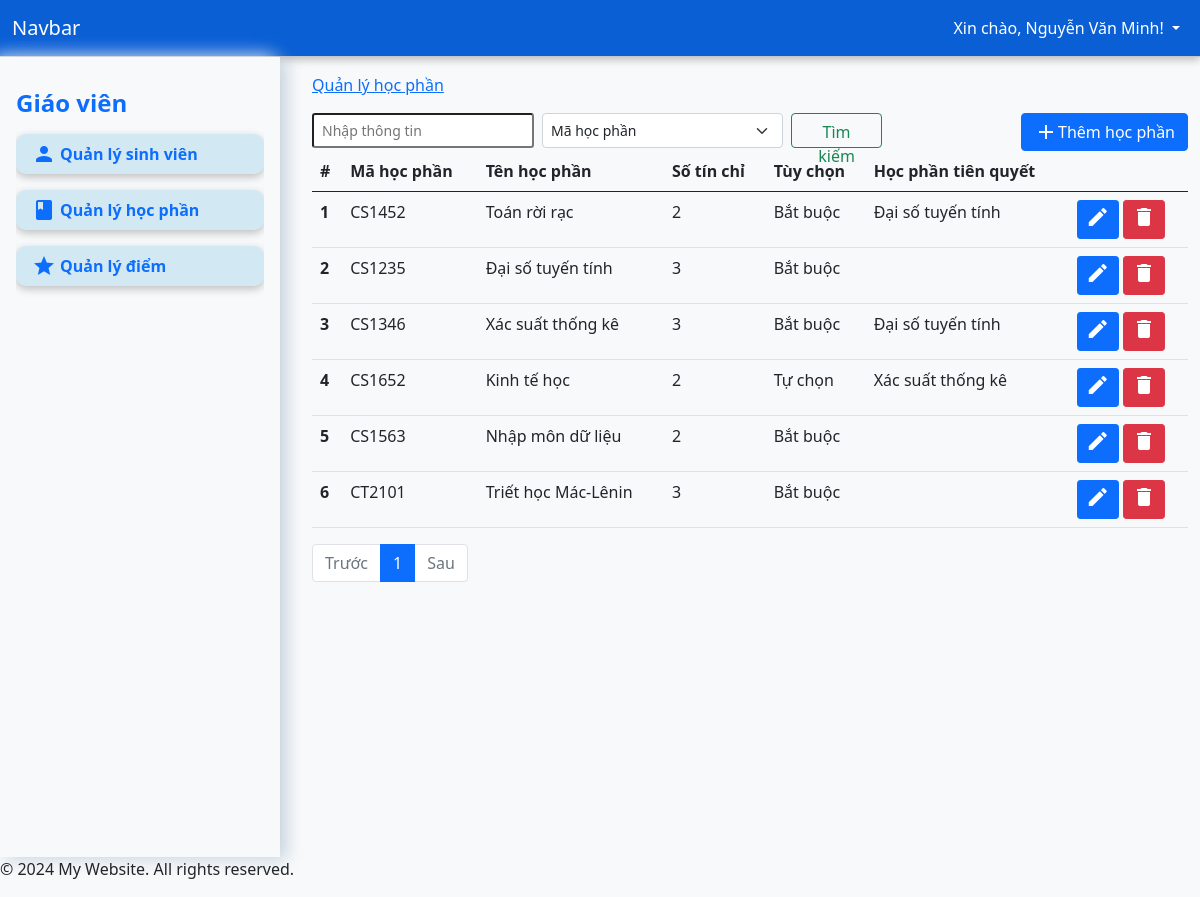
Page /?page=courses (signed in) on the committed database.
### tables this page shows
CREATE TABLE `courses` (
  `id` int(11) NOT NULL,
  `course_code` varchar(50) NOT NULL,
  `course_name` varchar(255) NOT NULL,
  `credits` int(11) NOT NULL,
  `optional` enum('Bắt buộc','Tự chọn') DEFAULT 'Bắt buộc',
  `pre_course` int(11) DEFAULT NULL
);

### app/controller/CourseController.php (called while the page is built, shortened)
<?php
class CourseController
{
    private $conn;
    public function __construct($conn)
    {
        $this->conn = $conn;
    }
    public function index($limit, $offset)
    {
        $query = "SELECT c.*, pre_c.course_name AS pre_course_name FROM courses c LEFT JOIN courses pre_c ON c.pre_course = pre_c.id".(($limit !== null && $offset !== null)?" LIMIT $limit OFFSET $offset":"");
        $result = mysqli_query($this->conn, $query);
        $courses = mysqli_fetch_all($result, MYSQLI_ASSOC);
        return $courses;
    }
    public function count()
    {
        $query = "SELECT COUNT(*) as total FROM courses";
        $result = mysqli_query($this->conn, $query);
        $row = mysqli_fetch_assoc($result);
        return $row['total'];
    }
}

### app/views/pages/courses.php (the view, shortened to what this page needs)
<?php
require_once "app/controller/CourseController.php";
$courseController = new CourseController($conn);
$page = isset($_GET['num']) ? (int)$_GET['num'] : 1;
$page = max($page, 1);
$limit = 10;
$offset = ($page - 1) * $limit;
$search = isset($_POST['search']) ? $_POST['search'] : '';
$search_by = isset($_POST['search_by']) ? $_POST['search_by'] : '';
if ($search && $search_by) {
    $courses = $courseController->search($search, $search_by);
    $total_courses = count($courses);
    $total_pages = 1;
} else {
    $courses = $courseController->index($limit, $offset);
    $total_courses = $courseController->count();
    $total_pages = ceil($total_courses / $limit);
}
?>
<nav aria-label="Page navigation">
    <form class="d-flex float-start" method="post" style="height: 35px;">
        <input class="form-control-sm me-2" name="search" type="search" placeholder="Nhập thông tin" aria-label="Search" required>
        <select class="form-select form-select-sm me-2" name="search_by">
            <option value="course_code" selected>Mã học phần</option>
        </select>
        <button class="btn btn-outline-success" type="submit" style="width:200px;">Tìm kiếm</button>
    </form>
    <button type="button" class="btn btn-primary float-end d-flex align-items-center" data-bs-toggle="modal" data-bs-target="#addCourseModal"><i class="material-icons">add</i> Thêm học phần</button>
    <table class="table">
        <thead>
            <tr>
                <th scope="col">#</th>
                <th scope="col">Mã học phần</th>
                <th scope="col">Tên học phần</th>
                <th scope="col">Số tín chỉ</th>
                <th scope="col">Tùy chọn</th>
                <th scope="col">Học phần tiên quyết</th>
                <th scope="col"></th>
            </tr>
        </thead>
        <tbody>
            <?php foreach ($courses as $index => $course): ?>
                <tr>
                    <th scope="row"><?php echo $index + 1; ?></th>
                    <td><?php echo htmlspecialchars($course['course_code']); ?></td>
                    <td><?php echo htmlspecialchars($course['course_name']); ?></td>
                    <td><?php echo htmlspecialchars($course['credits']); ?></td>
                    <td><?php echo $course['optional']; ?></td>
                    <td><?php echo htmlspecialchars($course['pre_course_name']); ?></td>
                    <td>
                        <button class="btn btn-primary btn-sm" data-bs-toggle="modal" data-bs-target="#editCourseModal"
                            data-id="<?php echo $course['id']; ?>"
                            data-course_code="<?php echo htmlspecialchars($course['course_code']); ?>"
                            data-course_name="<?php echo htmlspecialchars($course['course_name']); ?>"
                            data-credits="<?php echo htmlspecialchars($course['credits']); ?>"
                            data-optional="<?php echo $course['optional']; ?>"
                            data-pre_course="<?php echo htmlspecialchars($course['pre_course']); ?>">
                            <i class="material-icons">edit</i>
                        </button>
                        <form action="app/controller/CourseController.php" method="POST" style="display:inline;">
                            <button type="submit" class="btn btn-danger btn-sm"><i class="material-icons">delete</i></button>
                        </form>
                    </td>
                </tr>
            <?php endforeach; ?>
        </tbody>
    </table>
    <ul class="pagination">
        <li class="page-item <?php if ($page <= 1) echo 'disabled'; ?>">
            <a class="page-link" href="?page=courses&num=<?php echo $page - 1; ?>">Trước</a>
        </li>
        <?php for ($i = 1; $i <= $total_pages; $i++): ?>
            <li class="page-item <?php if ($page == $i) echo 'active'; ?>">
                <a class="page-link" href="?page=courses&num=<?php echo $i; ?>"><?php echo $i; ?></a>
            </li>
        <?php endfor; ?>
        <li class="page-item <?php if ($page >= $total_pages) echo 'disabled'; ?>">
            <a class="page-link" href="?page=courses&num=<?php echo $page + 1; ?>">Sau</a>
        </li>
    </ul>
</nav>

### rows in the picture
courses: course_code "CS1452", course_name "Toán rời rạc", credits "2", optional "Bắt buộc", pre_course.course_name "Đại số tuyến tính"
courses: course_code "CS1235", course_name "Đại số tuyến tính", credits "3", optional "Bắt buộc"
courses: course_code "CS1346", course_name "Xác suất thống kê", credits "3", optional "Bắt buộc", pre_course.course_name "Đại số tuyến tính"
courses: course_code "CS1652", course_name "Kinh tế học", credits "2", optional "Tự chọn", pre_course.course_name "Xác suất thống kê"
courses: course_code "CS1563", course_name "Nhập môn dữ liệu", credits "2", optional "Bắt buộc"
courses: course_code "CT2101", course_name "Triết học Mác-Lênin", credits "3", optional "Bắt buộc"

### other values in the picture
$_SESSION['auth_user']['username'] "Nguyễn Văn Minh"
$page_titles[$_GET['page']] "Quản lý học phần"
